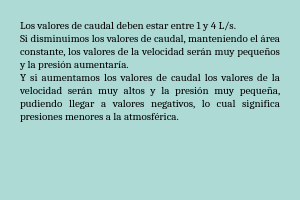
<?xml version="1.0" encoding="UTF-8"?>
<ui version="4.0">
 <class>MainWindow</class>
 <widget class="QMainWindow" name="MainWindow">
  <property name="geometry">
   <rect>
    <x>0</x>
    <y>0</y>
    <width>300</width>
    <height>200</height>
   </rect>
  </property>
  <property name="windowTitle">
   <string>Caudal</string>
  </property>
  <property name="styleSheet">
   <string notr="true">background-color: #ADDAD5</string>
  </property>
  <widget class="QWidget" name="centralwidget">
   <widget class="QLabel" name="label">
    <property name="geometry">
     <rect>
      <x>20</x>
      <y>0</y>
      <width>260</width>
      <height>141</height>
     </rect>
    </property>
    <property name="font">
     <font>
      <family>Cambria</family>
      <pointsize>8</pointsize>
     </font>
    </property>
    <property name="text">
     <string>Los valores de caudal deben estar entre 1 y 4 L/s.
Si disminuimos los valores de caudal, manteniendo el área constante, los valores de la velocidad serán muy pequeños y la presión aumentaría.
Y si aumentamos los valores de caudal los valores de la velocidad serán muy altos y la presión muy pequeña, pudiendo llegar a valores negativos, lo cual significa presiones menores a la atmosférica.</string>
    </property>
    <property name="alignment">
     <set>Qt::AlignJustify|Qt::AlignVCenter</set>
    </property>
    <property name="wordWrap">
     <bool>true</bool>
    </property>
   </widget>
   <widget class="QLabel" name="label_2">
    <property name="geometry">
     <rect>
      <x>40</x>
      <y>135</y>
      <width>80</width>
      <height>25</height>
     </rect>
    </property>
    <property name="text">
     <string/>
    </property>
    <property name="pixmap">
     <pixmap>../Imagenes/FormulaContinuidad.png</pixmap>
    </property>
    <property name="scaledContents">
     <bool>true</bool>
    </property>
   </widget>
   <widget class="QLabel" name="label_3">
    <property name="geometry">
     <rect>
      <x>140</x>
      <y>125</y>
      <width>140</width>
      <height>35</height>
     </rect>
    </property>
    <property name="text">
     <string/>
    </property>
    <property name="pixmap">
     <pixmap>../Imagenes/FormulaVenturi2.png</pixmap>
    </property>
    <property name="scaledContents">
     <bool>true</bool>
    </property>
   </widget>
  </widget>
  <widget class="QStatusBar" name="statusbar"/>
 </widget>
 <resources/>
 <connections/>
</ui>
